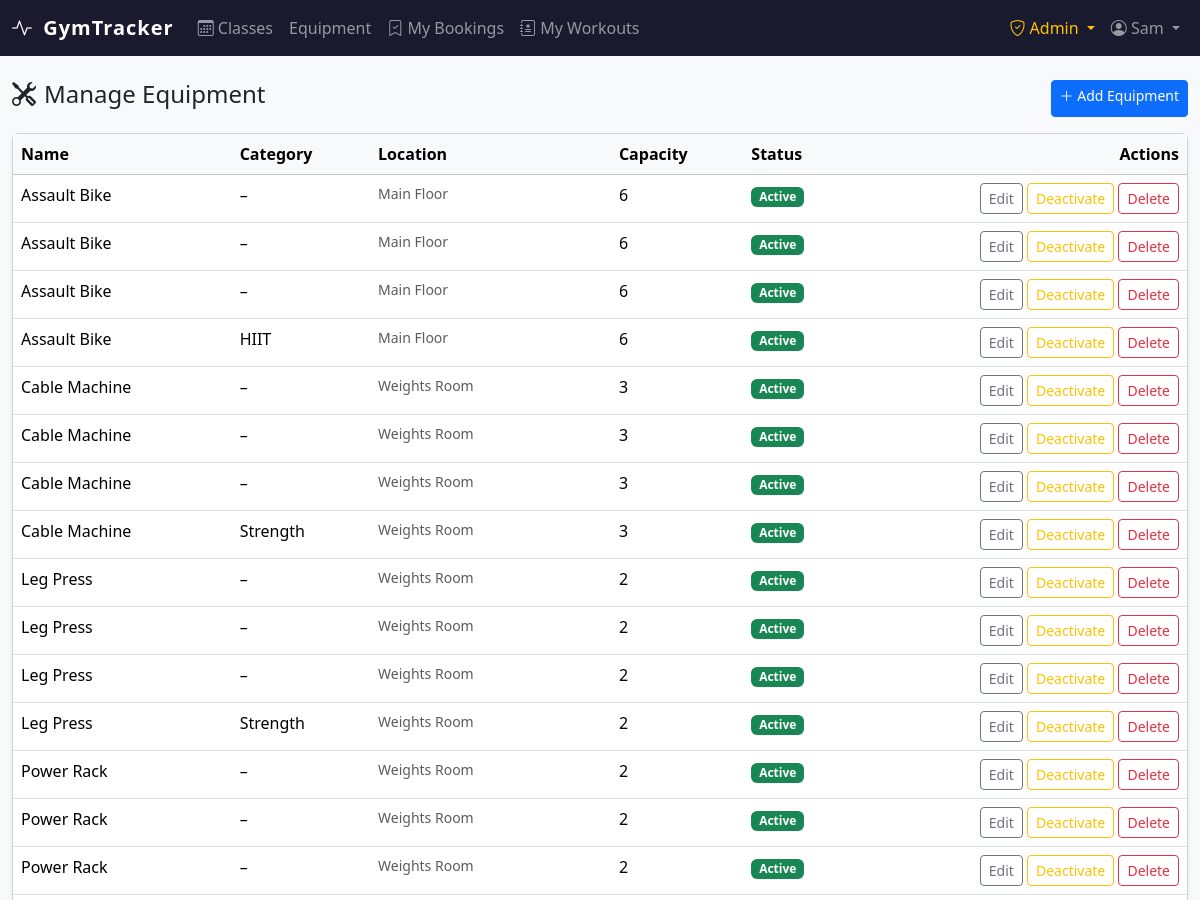
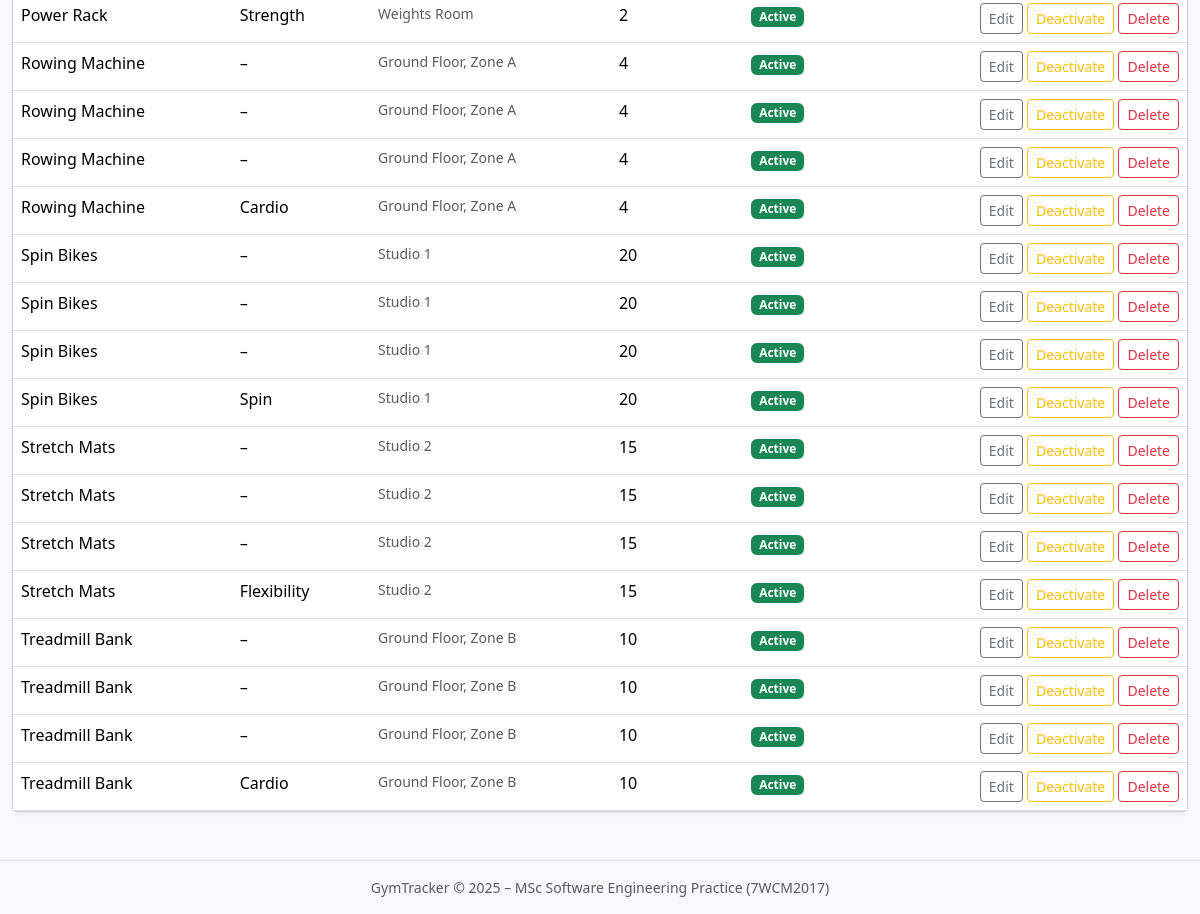
Screenshot of /dashboard/manage/equipment/ (signed in) with the database file from the repository (2 pictures, top to bottom).
### accounts/models.py (models this page shows, shortened)
class User(AbstractBaseUser, PermissionsMixin):
    class Role(models.TextChoices):
        MEMBER = 'MEMBER', 'Member'
        ADMIN = 'ADMIN', 'Admin'
    email = models.EmailField(unique=True)
    first_name = models.CharField(max_length=150, blank=True)
    last_name = models.CharField(max_length=150, blank=True)
    role = models.CharField(max_length=10, choices=Role.choices, default=Role.MEMBER)
    is_active = models.BooleanField(default=True)
    is_staff = models.BooleanField(default=False)
    date_joined = models.DateTimeField(default=timezone.now)
    USERNAME_FIELD = 'email'
    REQUIRED_FIELDS = []
    objects = UserManager()
    class Meta:
        verbose_name = 'user'
        verbose_name_plural = 'users'
    @property
    def is_admin_role(self):
        return self.role == self.Role.ADMIN or self.is_staff or self.is_superuser

### gym/models.py (models this page shows, shortened)
class GymEquipment(models.Model):
    name = models.CharField(max_length=200)
    description = models.TextField(blank=True)
    category = models.ForeignKey(
        WorkoutCategory, on_delete=models.SET_NULL,
        null=True, blank=True, related_name='equipment',
    )
    location = models.CharField(max_length=200, blank=True, help_text="e.g. 'Ground floor, Zone A'")
    capacity = models.PositiveIntegerField(default=1)
    is_active = models.BooleanField(default=True)
    image = models.ImageField(upload_to='equipment/', null=True, blank=True)
    booking_count = models.PositiveIntegerField(default=0, editable=False)
    view_count = models.PositiveIntegerField(default=0, editable=False)
    is_featured = models.BooleanField(default=False)
    impression_count = models.PositiveIntegerField(default=0, editable=False)
    click_count = models.PositiveIntegerField(default=0, editable=False)
    created_at = models.DateTimeField(auto_now_add=True)
    updated_at = models.DateTimeField(auto_now=True)
    class Meta:
        ordering = ['-is_featured', 'name']
        verbose_name = 'Gym Equipment'
        verbose_name_plural = 'Gym Equipment'

class WorkoutCategory(models.Model):
    name = models.CharField(max_length=100, unique=True)
    description = models.TextField(blank=True)
    icon = models.CharField(max_length=50, blank=True, help_text="Bootstrap icon class, e.g. bi-bicycle")
    is_active = models.BooleanField(default=True)
    created_at = models.DateTimeField(auto_now_add=True)
    class Meta:
        ordering = ['name']
        verbose_name = 'Workout Category'
        verbose_name_plural = 'Workout Categories'
    def __str__(self):
        return self.name

### gym/views.py (the view)
# urls.py: path('manage/equipment/', views.admin_equipment_list, name='admin_equipment_list'),
@admin_required
def admin_equipment_list(request):
    equipment = GymEquipment.objects.all().select_related('category').order_by('name')
    return render(request, 'gym/admin/equipment_list.html', {'equipment': equipment})

### gym/templates/gym/admin/equipment_list.html (shortened to what this page needs)
{% extends "base.html" %}
{% block content %}
<div class="d-flex justify-content-between mb-3">
  <h2 class="h4"><i class="bi bi-tools me-2"></i>Manage Equipment</h2>
  <a href="{% url 'gym:admin_equipment_create' %}" class="btn btn-primary btn-sm"><i class="bi bi-plus-lg"></i> Add Equipment</a>
</div>
<div class="card shadow-sm">
  <div class="card-body p-0">
    <table class="table table-hover mb-0">
      <thead class="table-light">
        <tr><th>Name</th><th>Category</th><th>Location</th><th>Capacity</th><th>Status</th><th class="text-end">Actions</th></tr>
      </thead>
      <tbody>
        {% for eq in equipment %}
        <tr>
          <td>{{ eq.name }}</td>
          <td>{{ eq.category|default:"–" }}</td>
          <td class="small text-muted">{{ eq.location|default:"–" }}</td>
          <td>{{ eq.capacity }}</td>
          <td>{% if eq.is_active %}<span class="badge bg-success">Active</span>{% else %}<span class="badge bg-secondary">Inactive</span>{% endif %}</td>
          <td class="text-end">
            <a href="{% url 'gym:admin_equipment_edit' eq.pk %}" class="btn btn-sm btn-outline-secondary">Edit</a>
            <form method="post" action="{% url 'gym:admin_equipment_toggle' eq.pk %}" class="d-inline">
              <button class="btn btn-sm {% if eq.is_active %}btn-outline-warning{% else %}btn-outline-success{% endif %}">
                {% if eq.is_active %}Deactivate{% else %}Activate{% endif %}
              </button>
            </form>
            <form method="post" action="{% url 'gym:admin_equipment_delete' eq.pk %}" class="d-inline"
                  onsubmit="return confirm('Delete this equipment?');">
              <button class="btn btn-sm btn-outline-danger">Delete</button>
            </form>
          </td>
        </tr>
        {% empty %}
        <tr><td colspan="6" class="text-center text-muted py-4">No equipment yet.</td></tr>
        {% endfor %}
      </tbody>
    </table>
  </div>
</div>
{% endblock %}

### templates/base.html (shortened to what this page needs)
<!DOCTYPE html>
<html lang="en">
<head>
  <link rel="stylesheet" href="https://cdn.jsdelivr.net/npm/bootstrap@5.3.2/dist/css/bootstrap.min.css">
  <link rel="stylesheet" href="https://cdn.jsdelivr.net/npm/bootstrap-icons@1.11.3/font/bootstrap-icons.min.css">
</head>
<body>
<nav class="navbar navbar-expand-lg navbar-dark">
  <div class="container-fluid">
    <a class="navbar-brand text-white" href="{% url 'gym:dashboard' %}">
      <i class="bi bi-activity me-1"></i> GymTracker
    </a>
    <div class="collapse navbar-collapse" id="mainNav">
      <ul class="navbar-nav me-auto">
        {% if user.is_authenticated %}
        <li class="nav-item">
          <a class="nav-link {% block nav_classes_active %}{% endblock %}" href="{% url 'gym:class_list' %}">
            <i class="bi bi-calendar3"></i> Classes
          </a>
        </li>
        <li class="nav-item">
          <a class="nav-link {% block nav_equip_active %}{% endblock %}" href="{% url 'gym:equipment_list' %}">
             Equipment
          </a>
        </li>
        <li class="nav-item">
          <a class="nav-link {% block nav_bookings_active %}{% endblock %}" href="{% url 'bookings:my_bookings' %}">
            <i class="bi bi-bookmark-check"></i> My Bookings
          </a>
        </li>
        <li class="nav-item">
          <a class="nav-link {% block nav_tracker_active %}{% endblock %}" href="{% url 'tracker:session_list' %}">
            <i class="bi bi-journal-medical"></i> My Workouts
          </a>
        </li>
        {% endif %}
      </ul>
      <ul class="navbar-nav ms-auto">
        {% if user.is_authenticated %}
          {% if user.is_admin_role %}
          <li class="nav-item dropdown">
            <a class="nav-link dropdown-toggle text-warning" href="#" data-bs-toggle="dropdown">
              <i class="bi bi-shield-check"></i> Admin
            </a>
          </li>
          {% endif %}
          <li class="nav-item dropdown">
            <a class="nav-link dropdown-toggle" href="#" data-bs-toggle="dropdown">
              <i class="bi bi-person-circle"></i> {{ user.first_name|default:user.email }}
            </a>
          </li>
        {% else %}
          <li class="nav-item"><a class="nav-link" href="{% url 'accounts:login' %}">Log in</a></li>
          <li class="nav-item"><a class="nav-link btn btn-outline-light btn-sm px-3 ms-2" href="{% url 'accounts:register' %}">Register</a></li>
        {% endif %}
      </ul>
    </div>
  </div>
</nav>
<main class="container-fluid py-4">
  {% block content %}{% endblock %}
</main>
<footer class="text-center text-muted py-3 border-top mt-4 small">
  GymTracker &copy; 2025 – MSc Software Engineering Practice (7WCM2017)
</footer>
</body>
</html>

### templates/base.html (style rules this page uses)
:root { --gt-primary: #0d6efd; --gt-dark: #1a1a2e; }
body { background: #f8f9fa; }
.navbar { background: var(--gt-dark) !important; }
.navbar-brand { font-weight: 700; letter-spacing: 0.05em; }

### rows the page displays
User: first_name "Sam"
GymEquipment: name "Assault Bike", category "–", location "Main Floor", capacity "6", is_active "Active"
GymEquipment: name "Assault Bike", category "–", location "Main Floor", capacity "6", is_active "Active"
GymEquipment: name "Assault Bike", category "–", location "Main Floor", capacity "6", is_active "Active"
GymEquipment: name "Assault Bike", category "HIIT", location "Main Floor", capacity "6", is_active "Active"
GymEquipment: name "Cable Machine", category "–", location "Weights Room", capacity "3", is_active "Active"
GymEquipment: name "Cable Machine", category "–", location "Weights Room", capacity "3", is_active "Active"
GymEquipment: name "Cable Machine", category "–", location "Weights Room", capacity "3", is_active "Active"
GymEquipment: name "Cable Machine", category "Strength", location "Weights Room", capacity "3", is_active "Active"
GymEquipment: name "Leg Press", category "–", location "Weights Room", capacity "2", is_active "Active"
GymEquipment: name "Leg Press", category "–", location "Weights Room", capacity "2", is_active "Active"
GymEquipment: name "Leg Press", category "–", location "Weights Room", capacity "2", is_active "Active"
GymEquipment: name "Leg Press", category "Strength", location "Weights Room", capacity "2", is_active "Active"
GymEquipment: name "Power Rack", category "–", location "Weights Room", capacity "2", is_active "Active"
GymEquipment: name "Power Rack", category "–", location "Weights Room", capacity "2", is_active "Active"
GymEquipment: name "Power Rack", category "–", location "Weights Room", capacity "2", is_active "Active"
GymEquipment: name "Power Rack", category "Strength", location "Weights Room", capacity "2", is_active "Active"
GymEquipment: name "Rowing Machine", category "–", location "Ground Floor, Zone A", capacity "4", is_active "Active"
GymEquipment: name "Rowing Machine", category "–", location "Ground Floor, Zone A", capacity "4", is_active "Active"
GymEquipment: name "Rowing Machine", category "–", location "Ground Floor, Zone A", capacity "4", is_active "Active"
GymEquipment: name "Rowing Machine", category "Cardio", location "Ground Floor, Zone A", capacity "4", is_active "Active"
GymEquipment: name "Spin Bikes", category "–", location "Studio 1", capacity "20", is_active "Active"
GymEquipment: name "Spin Bikes", category "–", location "Studio 1", capacity "20", is_active "Active"
GymEquipment: name "Spin Bikes", category "–", location "Studio 1", capacity "20", is_active "Active"
GymEquipment: name "Spin Bikes", category "Spin", location "Studio 1", capacity "20", is_active "Active"
GymEquipment: name "Stretch Mats", category "–", location "Studio 2", capacity "15", is_active "Active"
GymEquipment: name "Stretch Mats", category "–", location "Studio 2", capacity "15", is_active "Active"
GymEquipment: name "Stretch Mats", category "–", location "Studio 2", capacity "15", is_active "Active"
GymEquipment: name "Stretch Mats", category "Flexibility", location "Studio 2", capacity "15", is_active "Active"
GymEquipment: name "Treadmill Bank", category "–", location "Ground Floor, Zone B", capacity "10", is_active "Active"
GymEquipment: name "Treadmill Bank", category "–", location "Ground Floor, Zone B", capacity "10", is_active "Active"
GymEquipment: name "Treadmill Bank", category "–", location "Ground Floor, Zone B", capacity "10", is_active "Active"
GymEquipment: name "Treadmill Bank", category "Cardio", location "Ground Floor, Zone B", capacity "10", is_active "Active"
